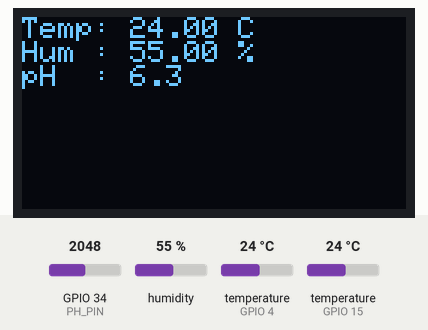
The sketch below on a simulated ESP32. On the bench: 128×64 one-colour display. The test bench sets the inputs (shaded band); at power-on: humidity 55 %, temperature (sensors on GPIO 4, GPIO 15) 24 °C, GPIO 34 (PH_PIN) = 2048 (analog values on the 0–4095 scale). WiFi joins after 1.5 s; servers stay silent unless stated; uploads are accepted with an empty reply; what the sketch prints to the serial monitor is not drawn.

Above: at 4.9 s.
5.0 s: humidity set to 22 %
At 11.5 s:
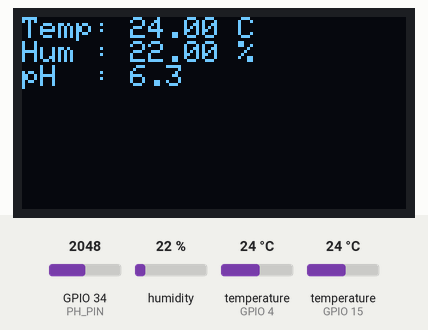
11.9 s: temperature (sensor on GPIO 4) set to 12 °C
At 16.7 s:
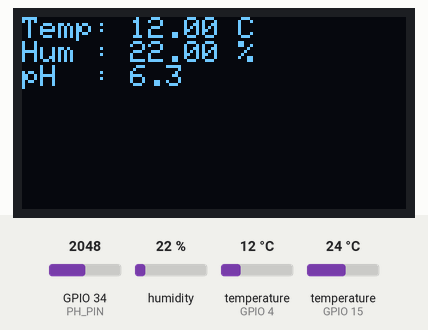
18.2 s: humidity set to 40 %
At 23.1 s:
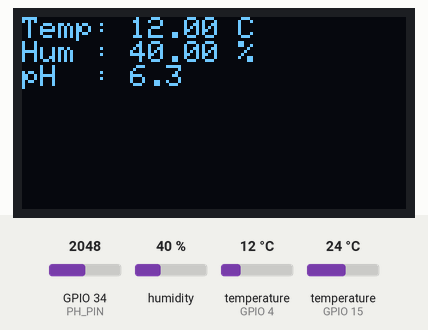
24.5 s: temperature (sensor on GPIO 4) set to 19 °C
30.8 s: humidity set to 68 %
At 34.8 s:
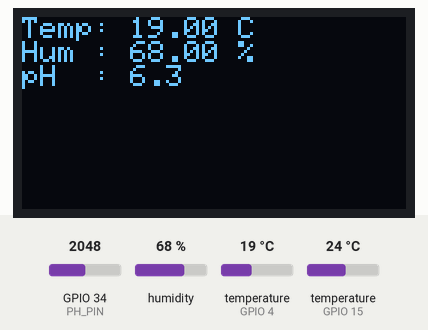
37.1 s: temperature (sensor on GPIO 4) set to 28 °C
At 41.2 s:
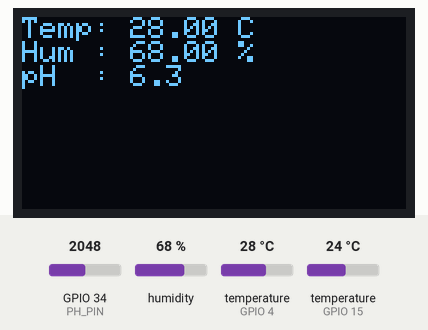
Timing chart, 0 to 42.7 s (numbered marks = the images above; inputs shaded):
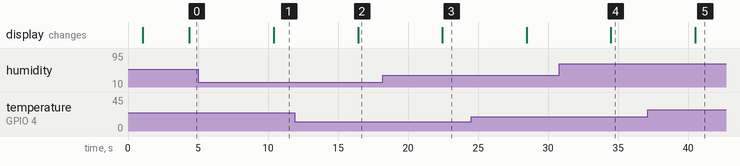

The sketch:

sensor_esp_code.ino
```cpp
#include <WiFi.h>
#include <HTTPClient.h>

#include <OneWire.h>
#include <DallasTemperature.h>
#include <DHT.h>

#include <Wire.h>
#include <Adafruit_GFX.h>
#include <Adafruit_SSD1306.h>

// ================= OLED =================
#define SCREEN_WIDTH 128
#define SCREEN_HEIGHT 64
#define OLED_RESET -1
Adafruit_SSD1306 display(SCREEN_WIDTH, SCREEN_HEIGHT, &Wire, OLED_RESET);

// ================= WIFI =================
const char* ssid = "prerakk";
const char* password = "prerak20";

// SERVER URL
const char* serverURL = "http://10.149.253.104:5000/sensor";

// ================= PINS =================
#define ONE_WIRE_BUS 4
#define DHTPIN 15
#define DHTTYPE DHT11
#define PH_PIN 34

OneWire oneWire(ONE_WIRE_BUS);
DallasTemperature ds18b20(&oneWire);
DHT dht(DHTPIN, DHTTYPE);

// ================= SETUP =================
void setup() {
  Serial.begin(115200);
  delay(1000);

  // I2C
  Wire.begin(21, 22);

  // OLED init
  if (!display.begin(SSD1306_SWITCHCAPVCC, 0x3C)) {
    Serial.println("OLED not found");
    while (true);
  }

  display.clearDisplay();
  display.setTextSize(1);
  display.setTextColor(SSD1306_WHITE);
  display.setCursor(0, 0);
  display.println("System Booting...");
  display.display();

  // WiFi
  WiFi.begin(ssid, password);
  Serial.print("Connecting WiFi");

  while (WiFi.status() != WL_CONNECTED) {
    delay(500);
    Serial.print(".");
  }

  Serial.println("\nWiFi Connected");
  Serial.println(WiFi.localIP());

  // Sensors
  ds18b20.begin();
  dht.begin();

  // ADC
  analogReadResolution(12);
  analogSetAttenuation(ADC_11db);

  delay(1000);
}

// ================= LOOP =================
void loop() {

  // -------- TEMPERATURE --------
  ds18b20.requestTemperatures();
  float temperature = ds18b20.getTempCByIndex(0);

  // -------- HUMIDITY --------
  float humidity = dht.readHumidity();

  // -------- pH (still calculated internally) --------
  int raw_adc = analogRead(PH_PIN);
  float voltage = (raw_adc / 4095.0) * 3.3;
  float ph = 7.0 + ((2.5 - voltage) / 0.18); // placeholder

  // -------- SERIAL DEBUG --------
  Serial.println("----- SENSOR READINGS -----");
  Serial.print("Temperature: ");
  Serial.print(temperature);
  Serial.println(" C");

  Serial.print("Humidity: ");
  Serial.print(humidity);
  Serial.println(" %");

  Serial.print("pH (raw): ");
  Serial.println(ph);
  Serial.println("---------------------------");

  // -------- OLED DISPLAY --------
  display.clearDisplay();
  display.setCursor(0, 0);

  display.print("Temp: ");
  display.print(temperature);
  display.println(" C");

  display.print("Hum : ");
  display.print(humidity);
  display.println(" %");

  // 🔒 FIXED pH DISPLAY (CONSTANT)
  display.print("pH  : ");
  display.println("6.3");

  display.display();

  // -------- SEND TO SERVER --------
  if (WiFi.status() == WL_CONNECTED) {
    HTTPClient http;
    http.begin(serverURL);
    http.addHeader("Content-Type", "application/json");

    String payload = "{";
    payload += "\"Temperature\":" + String(temperature, 2) + ",";
    payload += "\"Humidity\":" + String(humidity, 2) + ",";
    payload += "\"pH\":" + String(ph, 2);   // still sending real/placeholder pH
    payload += "}";

    int httpCode = http.POST(payload);

    Serial.print("HTTP Code: ");
    Serial.println(httpCode);

    http.end();
  }

  delay(5000); // 5 sec update
}
```

Measured:
- after the input at 5.0 s, the display: changes after 5.4 s (image 1)
- after the input at 11.9 s, the display: changes after 4.5 s (image 2)
- after the input at 18.2 s, the display: changes after 4.2 s (image 3)
- after the input at 30.8 s, the display: changes after 3.7 s (image 4)
- after the input at 37.1 s, the display: changes after 3.4 s (image 5)
